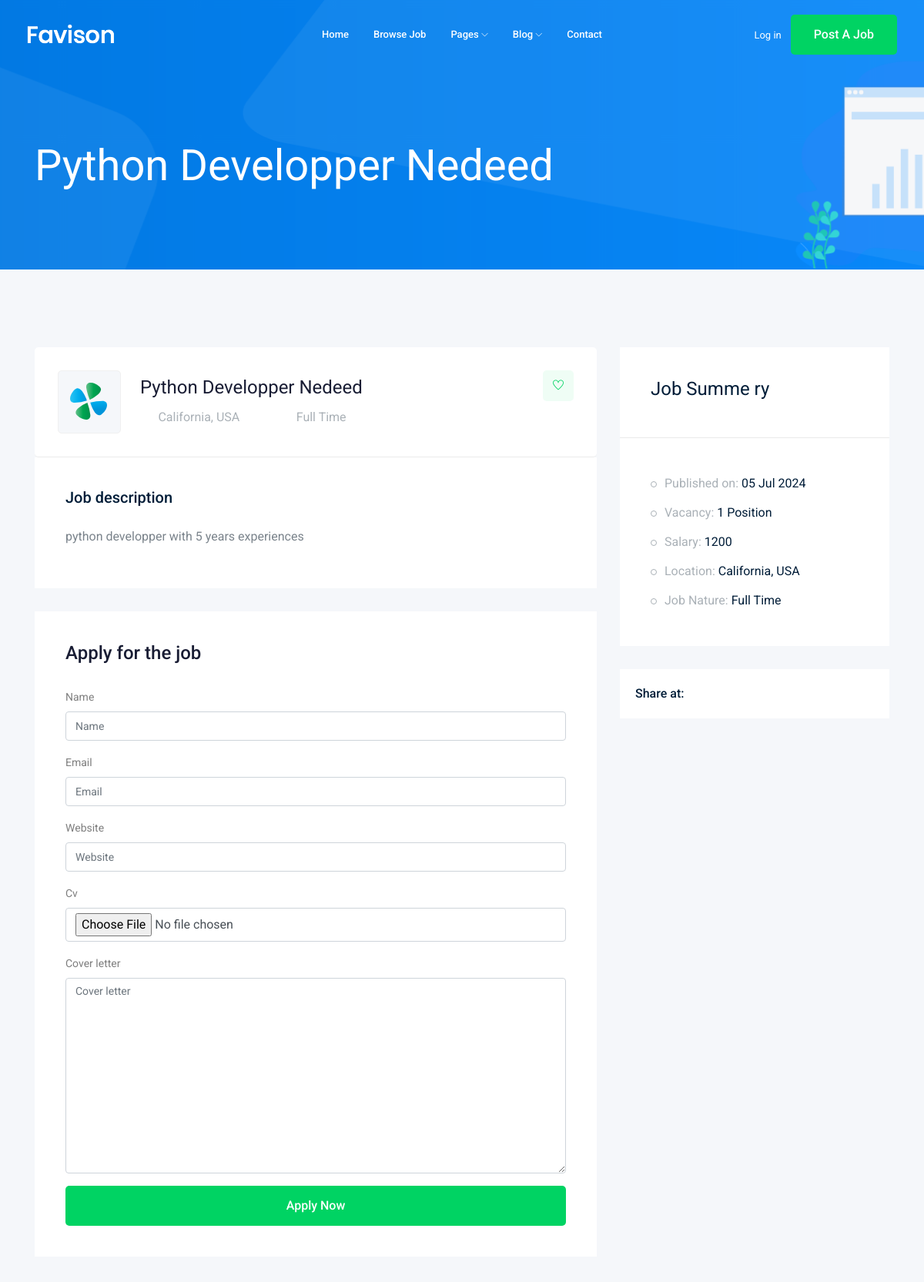
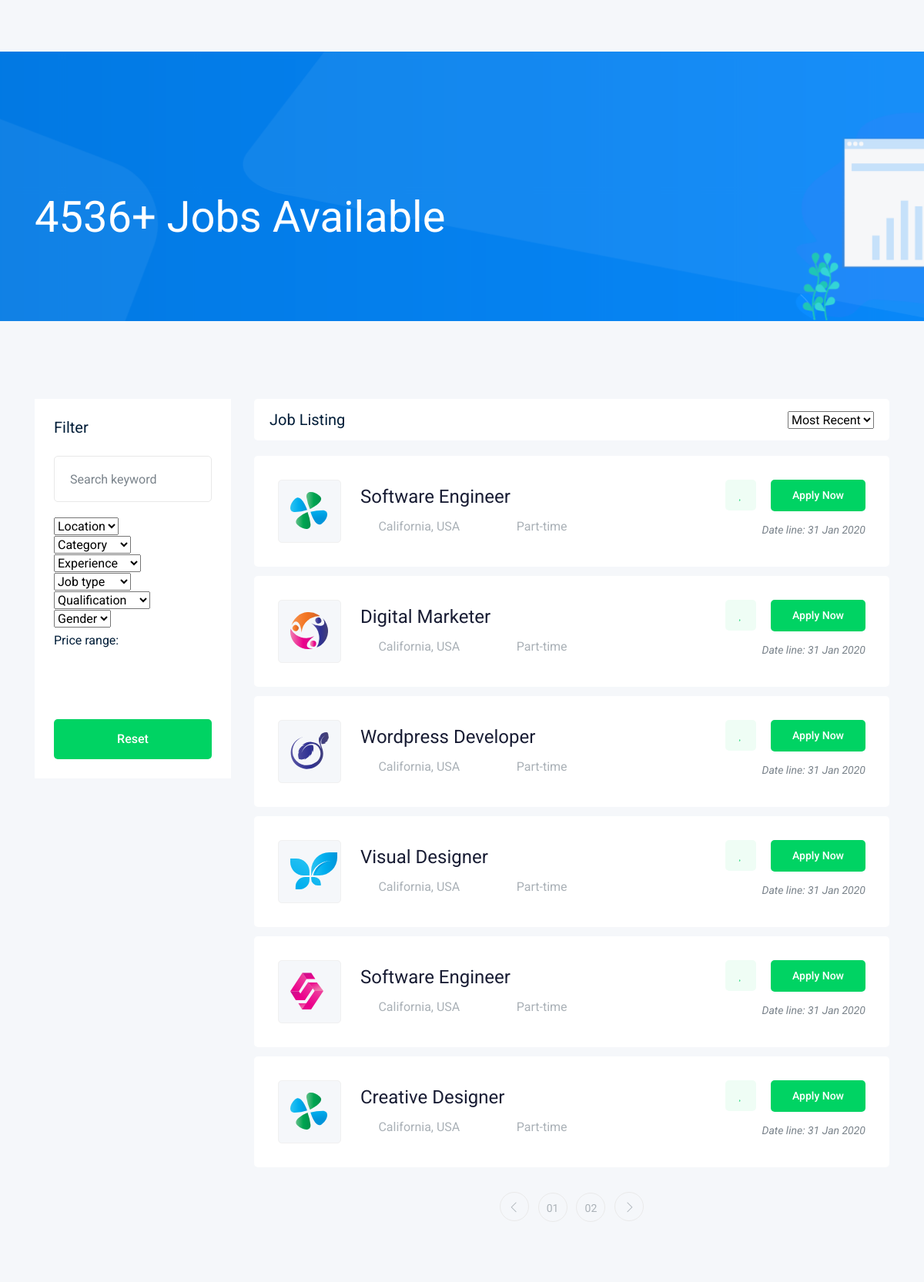
/jobs/python-developper-nedeed (upper part), run on the app's committed database (2 pictures, top to bottom).
### job/models.py (models this page shows, shortened)
class Job(models.Model):
    owner = models.ForeignKey(User, verbose_name= ("job_owner"), on_delete=models.CASCADE)
    title = models.CharField(max_length=100) # column
    job_type = models.CharField(max_length=15, choices=Job_TYPE)
    description = models.TextField(max_length=1000)
    published_at = models.DateTimeField(auto_now=True)
    vacancy = models.IntegerField(default=1)
    salary = models.IntegerField(default=0)
    category = models.ForeignKey('Category',on_delete=models.CASCADE)
    experience = models.IntegerField(default=1)
    image = models.ImageField(upload_to='jobs/')
    slug = models.SlugField(blank=True, null=True)
    def __str__(self):
        return self.title

### job/views.py (the view)
# urls.py: path('<str:slug>',views.job_detail, name='job_detail')
def job_detail(request, slug):
    job_detail = Job.objects.get(slug=slug)
    if request.method == 'POST':
         form = ApplyForm(request.POST , request.FILES)
         if form.is_valid():
              myform = form.save(commit=False)
              myform.job = job_detail
              myform.save()
              print('Done')
    else:
         form = ApplyForm()
    context = {'job' : job_detail, 'form':form }
    return render(request, 'job/job_detail.html',context)

### job/form.py
class ApplyForm(forms.ModelForm):
    class Meta:
        model = Apply
        fields = ['name', 'email' , 'website', 'cv', 'cover_letter']

### job/templates/job/job_detail.html (shortened to what this page needs)
{% extends 'base.html' %}
{% load bootstrap4 %}
{% block body %}
    <div class="bradcam_area bradcam_bg_1">
        <div class="container">
            <div class="row">
                <div class="col-xl-12">
                    <div class="bradcam_text">
                        <h3>{{job}}</h3>
                    </div>
                </div>
            </div>
        </div>
    </div>
    <div class="job_details_area">
        <div class="container">
            <div class="row">
                <div class="col-lg-8">
                    <div class="job_details_header">
                        <div class="single_jobs white-bg d-flex justify-content-between">
                            <div class="jobs_left d-flex align-items-center">
                                <div class="thumb">
                                    <img src="img/svg_icon/1.svg" alt="">
                                </div>
                                <div class="jobs_conetent">
                                    <a href="#"><h4>{{job}}</h4></a>
                                    <div class="links_locat d-flex align-items-center">
                                        <div class="location">
                                            <p> <i class="fa fa-map-marker"></i> California, USA</p>
                                        </div>
                                        <div class="location">
                                            <p> <i class="fa fa-clock-o"></i> {{job.job_type}}</p>
                                        </div>
                                    </div>
                                </div>
                            </div>
                            <div class="jobs_right">
                                <div class="apply_now">
                                    <a class="heart_mark" href="#"> <i class="ti-heart"></i> </a>
                                </div>
                            </div>
                        </div>
                    </div>
                    <div class="descript_wrap white-bg">
                        <div class="single_wrap">
                            <h4>Job description</h4>
                            <p> {{job.description}}</p>
                        </div>
                    </div>
                    <div class="apply_job_form white-bg">
                        <h4>Apply for the job</h4>
                        <form method="POST" enctype="multipart/form-data">
                            {% bootstrap_form form %}
                            {% buttons %}
                                <button class="boxed-btn3 w-100" type="submit">Apply Now</button>
                            {% endbuttons %}
                        </form>
                    </div>
                </div>
                <div class="col-lg-4">
                    <div class="job_sumary">
                        <div class="summery_header">
                            <h3>Job Summe   ry</h3>
                        </div>
                        <div class="job_content">
                            <ul>
                                <li>Published on: <span>{{job.published_at|date:'d M o'}}</span></li>
                                <li>Vacancy: <span>{{job.vacancy}} Position</span></li>
                                <li>Salary: <span>{{job.salary}}</span></li>
                                <li>Location: <span>California, USA</span></li>
                                <li>Job Nature: <span> {{job.job_type}}</span></li>
                            </ul>
                        </div>
                    </div>
                    <div class="share_wrap d-flex">
                        <span>Share at:</span>
                        <ul>
                            <li><a href="#"> <i class="fa fa-facebook"></i></a> </li>
                            <li><a href="#"> <i class="fa fa-google-plus"></i></a> </li>
                            <li><a href="#"> <i class="fa fa-twitter"></i></a> </li>
                            <li><a href="#"> <i class="fa fa-envelope"></i></a> </li>
                        </ul>
                    </div>
                    <div class="job_location_wrap">
                        <div class="job_lok_inner">
                            <div id="map" style="height: 200px;"></div>
                          </div>
                    </div>
                </div>
            </div>
        </div>
    </div>
{% endblock body %}

### data on the page
Job: title "Python Developper Nedeed", job_type "Full Time", description "python developper with 5 years experiences", published_at "05 Jul 2024", vacancy "1", salary "1200"
